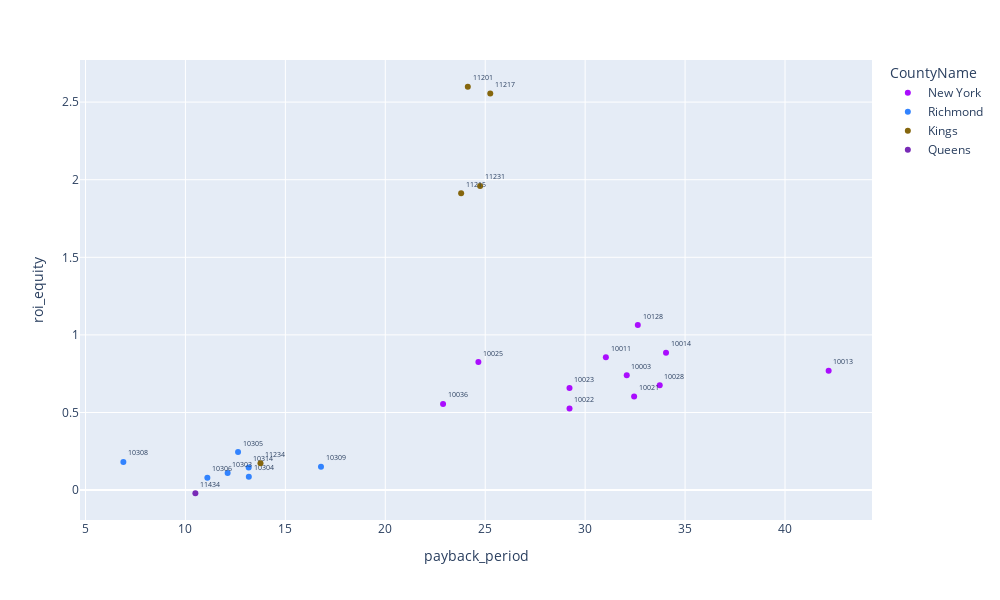

Notebook code for this chart:
### Markdown cell above
Insights :- Keeping rental and equity appreciation of  the properties in mind  the properties in Kings county are estimated to earn highest ROI
    in 10 years while in conservative estimate they still perform at the median.
    
  For short term investment buy in and sell off properties in kings county are a good investment.
  Specifically zipcodes 11201 and 11217 are good to invest in keeping in mind equity appreciation.

### Code cell
fig=px.scatter(dat,x="payback_period",y="roi_equity",color="CountyName",text="zipcode",color_discrete_sequence=px.colors.qualitative.Alphabet,hover_name="zipcode",hover_data=["annual_rent","CountyName","payback_period","roi_equity","sell_price"])
fig.update_traces(textposition='top right',textfont_size=7)
fig.update_layout(height=600, width=1000)

### Figure 1 — Plotly figure (JSON) as saved in the notebook; plotly's stock layout.template omitted (floating-point values rounded to 4 significant figures)
{"data": [{"customdata": [[88980.0, "New York", 32.08, 0.7405, 2147000], [101700.0, "New York", 31.04, 0.8555, 2480400], [113900.0, "New York", 42.18, 0.7685, 3316500], [95530.0, "New York", 34.05, 0.8854, 2491600], [76180.0, "New York", 32.45, 0.6034, 1815600], [97070.0, "New York", 29.22, 0.5263, 2031600], [82160.0, "New York", 29.22, 0.6571, 2142300], [91190.0, "New York", 24.66, 0.8247, 1431000], [76070.0, "New York", 33.73, 0.675, 2083900], [96780.0, "New York", 22.89, 0.5554, 1712900], [75630.0, "New York", 32.63, 1.063, 1787100]], "hoverlabel": {"namelength": 0}, "hovertemplate": "<b>%{hovertext}</b><br><br>CountyName=%{customdata[1]}<br>payback_period=%{customdata[2]}<br>roi_equity=%{customdata[3]}<br>annual_rent=%{customdata[0]}<br>sell_price=%{customdata[4]}<br>zipcode=%{text}", "hovertext": ["10003", "10011", "10013", "10014", "10021", "10022", "10023", "10025", "10028", "10036", "10128"], "legendgroup": "New York", "marker": {"color": "#AA0DFE", "symbol": "circle"}, "mode": "markers+text", "name": "New York", "showlegend": true, "text": ["10003", "10011", "10013", "10014", "10021", "10022", "10023", "10025", "10028", "10036", "10128"], "textfont": {"size": 7}, "textposition": "top right", "type": "scatter", "x": [32.08, 31.04, 42.18, 34.05, 32.45, 29.22, 29.22, 24.66, 33.73, 22.89, 32.63], "xaxis": "x", "y": [0.7405, 0.8555, 0.7685, 0.8854, 0.6034, 0.5263, 0.6571, 0.8247, 0.675, 0.5554, 1.063], "yaxis": "y"}, {"customdata": [[28470, "Richmond", 12.11, 0.1099, 327700], [25550, "Richmond", 13.17, 0.08594, 328300], [41360.0, "Richmond", 12.63, 0.2454, 425100], [32170.0, "Richmond", 11.1, 0.07962, 352900], [59950.0, "Richmond", 6.894, 0.1817, 409500], [23270.0, "Richmond", 16.78, 0.1497, 390500], [29290.0, "Richmond", 13.17, 0.146, 357300]], "hoverlabel": {"namelength": 0}, "hovertemplate": "<b>%{hovertext}</b><br><br>CountyName=%{customdata[1]}<br>payback_period=%{customdata[2]}<br>roi_equity=%{customdata[3]}<br>annual_rent=%{customdata[0]}<br>sell_price=%{customdata[4]}<br>zipcode=%{text}", "hovertext": ["10303", "10304", "10305", "10306", "10308", "10309", "10314"], "legendgroup": "Richmond", "marker": {"color": "#3283FE", "symbol": "circle"}, "mode": "markers+text", "name": "Richmond", "showlegend": true, "text": ["10303", "10304", "10305", "10306", "10308", "10309", "10314"], "textfont": {"size": 7}, "textposition": "top right", "type": "scatter", "x": [12.11, 13.17, 12.63, 11.1, 6.894, 16.78, 13.17], "xaxis": "x", "y": [0.1099, 0.08594, 0.2454, 0.07962, 0.1817, 0.1497, 0.146], "yaxis": "y"}, {"customdata": [[68110.0, "Kings", 24.13, 2.599, 1420700], [51465, "Kings", 23.8, 1.913, 1070800], [67110.0, "Kings", 25.25, 2.555, 1302300], [58470.0, "Kings", 24.75, 1.96, 1202900], [36990.0, "Kings", 13.76, 0.1737, 476900]], "hoverlabel": {"namelength": 0}, "hovertemplate": "<b>%{hovertext}</b><br><br>CountyName=%{customdata[1]}<br>payback_period=%{customdata[2]}<br>roi_equity=%{customdata[3]}<br>annual_rent=%{customdata[0]}<br>sell_price=%{customdata[4]}<br>zipcode=%{text}", "hovertext": ["11201", "11215", "11217", "11231", "11234"], "legendgroup": "Kings", "marker": {"color": "#85660D", "symbol": "circle"}, "mode": "markers+text", "name": "Kings", "showlegend": true, "text": ["11201", "11215", "11217", "11231", "11234"], "textfont": {"size": 7}, "textposition": "top right", "type": "scatter", "x": [24.13, 23.8, 25.25, 24.75, 13.76], "xaxis": "x", "y": [2.599, 1.913, 2.555, 1.96, 0.1737], "yaxis": "y"}, {"customdata": [[41830.0, "Queens", 10.5, -0.02031, 382300]], "hoverlabel": {"namelength": 0}, "hovertemplate": "<b>%{hovertext}</b><br><br>CountyName=%{customdata[1]}<br>payback_period=%{customdata[2]}<br>roi_equity=%{customdata[3]}<br>annual_rent=%{customdata[0]}<br>sell_price=%{customdata[4]}<br>zipcode=%{text}", "hovertext": ["11434"], "legendgroup": "Queens", "marker": {"color": "#782AB6", "symbol": "circle"}, "mode": "markers+text", "name": "Queens", "showlegend": true, "text": ["11434"], "textfont": {"size": 7}, "textposition": "top right", "type": "scatter", "x": [10.5], "xaxis": "x", "y": [-0.02031], "yaxis": "y"}], "layout": {"height": 600, "legend": {"title": {"text": "CountyName"}, "tracegroupgap": 0}, "margin": {"t": 60}, "width": 1000, "xaxis": {"anchor": "y", "domain": [0, 1], "title": {"text": "payback_period"}}, "yaxis": {"anchor": "x", "domain": [0, 1], "title": {"text": "roi_equity"}}}}
